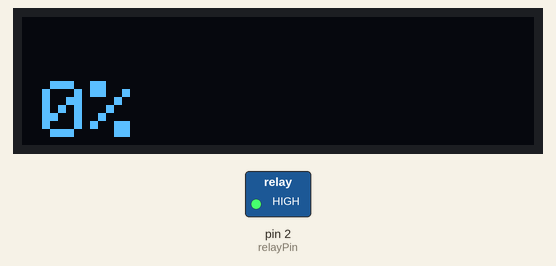
Simulated run of this sketch. Board: Arduino Uno, built with avr-gcc and run on an emulated ATmega328P. On the bench: 128×32 one-colour display, switched loads named in the sketch (green lamp = pin HIGH). What the sketch prints to the serial monitor is not drawn.

Above: at 10.1 s.
Timing chart, 0 to 11.6 s (numbered marks = the images above):
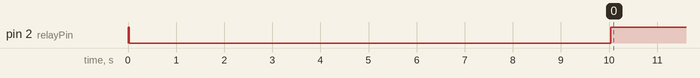

Measured:
- by itself, pin 2 (relayPin): HIGH → LOW at 0.03 s, → HIGH 10.0 s later

The sketch:

Auto_Plant_Watering.ino
```cpp
long secToMs = 1000; //Converts seconds to milliseconds
long onSec = 10; //Number of seconds pump should be on
long relayPin = 2; //Pin connected to water pump relay
unsigned long hold;
#include <Wire.h>
#include <Adafruit_GFX.h>
#include <Adafruit_SSD1306.h>
#define SCREEN_WIDTH 128 // OLED display width,  in pixels
#define SCREEN_HEIGHT 32 // OLED display height, in pixels
// declare an SSD1306 display object connected to I2C
Adafruit_SSD1306 oled(SCREEN_WIDTH, SCREEN_HEIGHT, &Wire, -1);
long percent;


void setup() {
  // put your setup code here, to run once:
  pinMode(relayPin, OUTPUT); //Pin for relay module connected to water pump
  digitalWrite(relayPin, HIGH); //Initialize low
  Serial.begin(9600);
  // initialize OLED display with address 0x3C for 128x64
  if (!oled.begin(SSD1306_SWITCHCAPVCC, 0x3C)) {
    Serial.println(F("SSD1306 allocation failed"));
    while (true);
  }
}

void loop() {
  // put your main code here, to run repeatedly:
  digitalWrite(relayPin, LOW); //Turn on pump
  delay(onSec*secToMs); //Delay for onSec seconds
  hold = millis();
  while (millis()<=(hold+43200000)) {
    digitalWrite(relayPin, HIGH); //Turn off pump
    Serial.print(millis());
    oled.clearDisplay(); // clear display
    oled.setTextSize(2);          // text size
    oled.setTextColor(WHITE);     // text color
    oled.setCursor(5, 16);        // position to display
    percent = ((millis() - hold)/432000);
    oled.print(String(percent));
    oled.print("%");
    oled.display();
  }
}

void upHold() {
  hold += 1;
  loop();
}

void downHold() {
  if (hold > 1) {
    hold -= 1;
  }
  loop();
}
```
